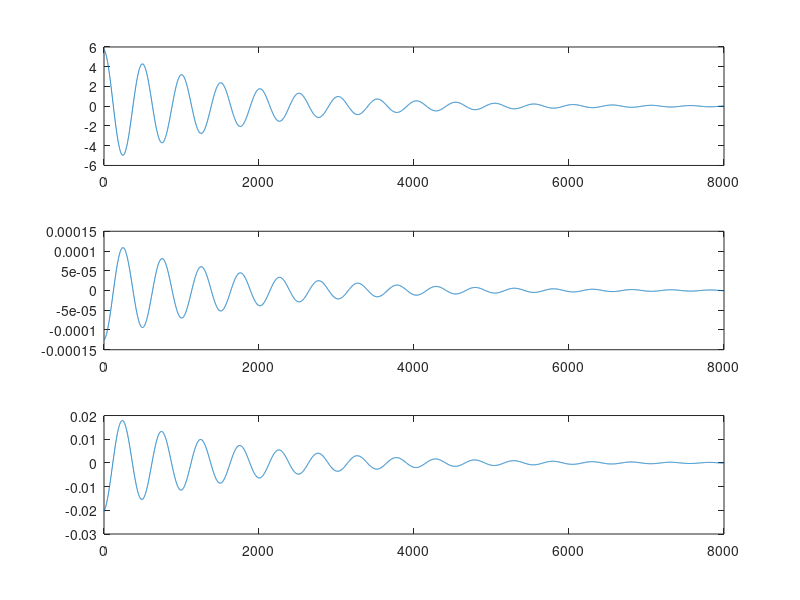

Write the MATLAB code that produced this figure.
clear all

%____________IMPOSTAZIONI SIMULAZIONE__________________

dt      = 0.00125;      %aggiornamento del sistema s
dt_camp = 0.00125;      %frequenza di correzione s DEVE ESSERE MULTIPLO DI dt
t_sim   = 10;            % sec 
display = 1;           %display: 1=>all   n=>uno ogni n


%PID
P       = 2000;
D       = 0;
I       = 10;
anti_wu = 1;


theta   = 0.1;              %angolo inziale


%______________________________________________________


%DISPLAY and COUNTER
counter = 1;
d_counter = 0;
d_array  = 1;


%MOMENTI MECCANICI
M_tot   = 0;
M_g     = 0;
M_m     = 0;

%MOMENTI D'INERZIA
I_tot   = 0.0020641;
I_vol   = 0.0002055;

%COSTANTI
g       = 9.81;             %g in m/s^2
r       = 0.08;
m_tot   = 0.263;

%CALCOLI SETUP
mrg     = g*r*m_tot;        %calcolo in setup, dopo rimane costante
N       = t_sim/dt;         %numero iterazioni
CAMP    = dt_camp/dt;       %numero iterazioni per aggiornare il motore
d_a_size = N/display +1;

%ANGOLO TEHTA E DERIVATE

thetaI  = 0;             	%velocità
thetaII = 0;                %accelerazione

%CACLOLO ERRORE
e       = 0;
e_i     = 0;
e_d     = 0;
e_old   = 0;
target  = 0;
corr    = 0;


%MAIN SIMULATION
for i=1:N
    %aggiorna momento totale
    M_g     = mrg * sin(theta);
    
    %inserisci momento motore M_m
    if counter==CAMP
        counter = 0;
        
        e       = target - theta;           %calcolo errore
        if anti_wu==1
            if e_old>0 && e<0
                e_i=0;
            end
        elseif e_old<0 && e>0
                e_i=0;
            
        end
        
        
        
        
        e_i     = (e + e_i)*dt_camp;        %integrale
        e_d     = (e-e_old)/dt;             %derivativo
        e_old   = e;                        %salva valore 
        
        
        
        corr    = P*e + D*e_i + I*e_d;
        M_m     = I_vol*corr;
        %inserisci calcolo pid
    end
    counter = counter+1;
    
    M_tot   = M_g + M_m;
    
    thetaII = M_tot/I_tot;                                  %m/s^2
    theta   = 0.5*thetaII*(dt^2) + thetaI*dt + theta;     
    thetaI  = thetaI + thetaII*dt;                          %*1 s  
    
    if d_counter==display
        a(d_array) = theta;
        b(d_array) = M_g;
        c(d_array) = e_i;
        d(d_array) = M_tot;
        d_counter = 0;
        d_array=d_array+1;
    end
    d_counter = d_counter + 1;
end
    
%VORREI VEDERE 3 GRAFICI DI 
%a  ; b e c nello stesso grafico; d
%ma non funzia XD

subplot(3,1,1)
plot(a*180/pi)
subplot(3,1,2)
plot(c)
subplot(3,1,3)
plot(d)    
    

    
    
    
    
    
